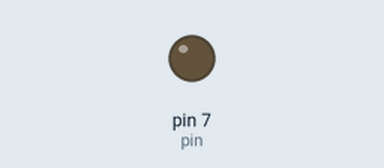
Recording of a sketch running on a simulated Arduino Uno, built with avr-gcc and run on an emulated ATmega328P. Parts: output pins drawn as LEDs (lit = HIGH). No radio packets arrive unless stated.

Above: at 0.1 s.
At 2.1 s:
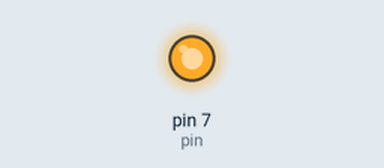
Timing chart, 0 to 3.6 s (numbered marks = the images above):
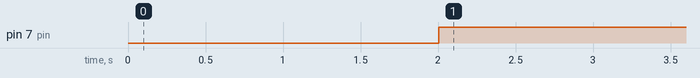

Measured:
- by itself, pin 7 (pin): LOW → HIGH at 2.0 s

The sketch:

Controller.ino
```cpp
/*

Transmitter

*/
#include <SPI.h>
#include <RF24.h>

RF24 myRadio (8, 10); // RF24 is the transmitter/reciever, 8 & 10 arduino wires to transmitter

const uint64_t pipeOut = 0xE8E8F0F0E1LL; // common encoding for both ends

struct StickValues {
    byte throttle;
    byte yaw;
    byte pitch;
    byte roll;
    byte sw1;
    byte sw2;
};

StickValues data;

void setup() {
    pinMode(7, OUTPUT); // pin, write
    Serial.begin(9600); // ignore
    delay(1000);
    myRadio.begin();
    myRadio.setChannel(115); // ignore
    myRadio.setPALevel(RF24_PA_MAX); // radio stuff
    myRadio.setDataRate(RF24_250KBPS); // same
    myRadio.openWritingPipe(pipeOut); // open in write mode
    delay(1000);
}

void loop() {
    digitalWrite(7, HIGH); // pin 7, high = on led
    myRadio.write(&data, sizeof(data)); // send to

    delay(1000);
}
```

LCD.ino
```cpp

```
